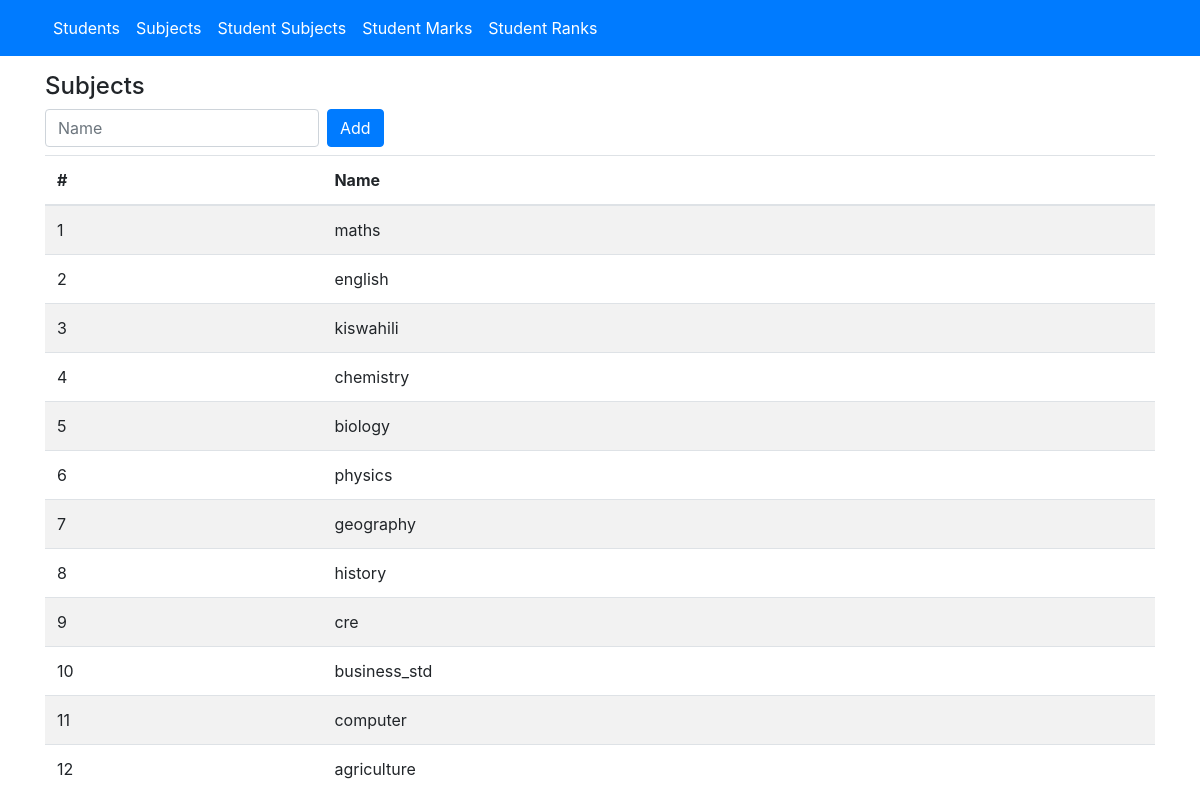
The app's page /subjects.php with its own data.
### tables this page shows
CREATE TABLE "subjects" (
	"id"	INTEGER,
	"name"	TEXT NOT NULL,
	PRIMARY KEY("id" AUTOINCREMENT)
);

### database.php (called while the page is built, shortened)
<?php
$pdo = new PDO('sqlite:app.db');
$pdo->setAttribute(PDO::ATTR_ERRMODE, PDO::ERRMODE_EXCEPTION);
function query($sql='', $params=[])
{
    global $pdo;
    $stmt = $pdo->prepare($sql);
    if ($params) {
        $stmt->execute($params);
    } else {
        $stmt->execute();
    }
    return $stmt->fetchAll(PDO::FETCH_ASSOC);
}

### controllers/subjects_controller.php (called while the page is built, shortened)
<?php
$subject_rows = query('SELECT * FROM subjects');

### subjects.php (the view, shortened to what this page needs)
<!DOCTYPE html>
<html lang="en">
<head>
    <link rel="stylesheet" href="https://stackpath.bootstrapcdn.com/bootstrap/4.3.1/css/bootstrap.min.css">
    <link rel="stylesheet" href="https://cdnjs.cloudflare.com/ajax/libs/bootstrap-multiselect/0.9.13/css/bootstrap-multiselect.css">
</head>
<body>
<?php include 'header.php' ?>
<div class="container">
    <?php require 'controllers/subjects_controller.php'; ?>
    <div class="pt-3">
        <h4>Subjects</h4>
        <form class="form-inline mb-2" action="" method="POST">
            <div class="input-group">
                <input type="text" class="form-control mr-2" placeholder="Name" name="name" required>
            </div>
            <button type="submit" class="btn btn-primary">Add</button>
        </form>
        <div style="height:80vh;overflow:auto">
            <table class="table table-striped">
                <thead>
                    <tr>
                        <th>#</th>
                        <th>Name</th>
                    </tr>
                </thead>
                <tbody>
                    <?php foreach ($subject_rows as $key => $value): ?>
                        <tr>
                            <td scope="row"><?php echo $key+1 ?></td>
                            <td><?php echo $value['name'] ?></td>
                        </tr>
                    <?php endforeach; ?>
                </tbody>
            </table>
        </div>
    </div>
</div>
</body>
</html>

### records on screen
subjects: name "maths"
subjects: name "english"
subjects: name "kiswahili"
subjects: name "chemistry"
subjects: name "biology"
subjects: name "physics"
subjects: name "geography"
subjects: name "history"
subjects: name "cre"
subjects: name "business_std"
subjects: name "computer"
subjects: name "agriculture"
